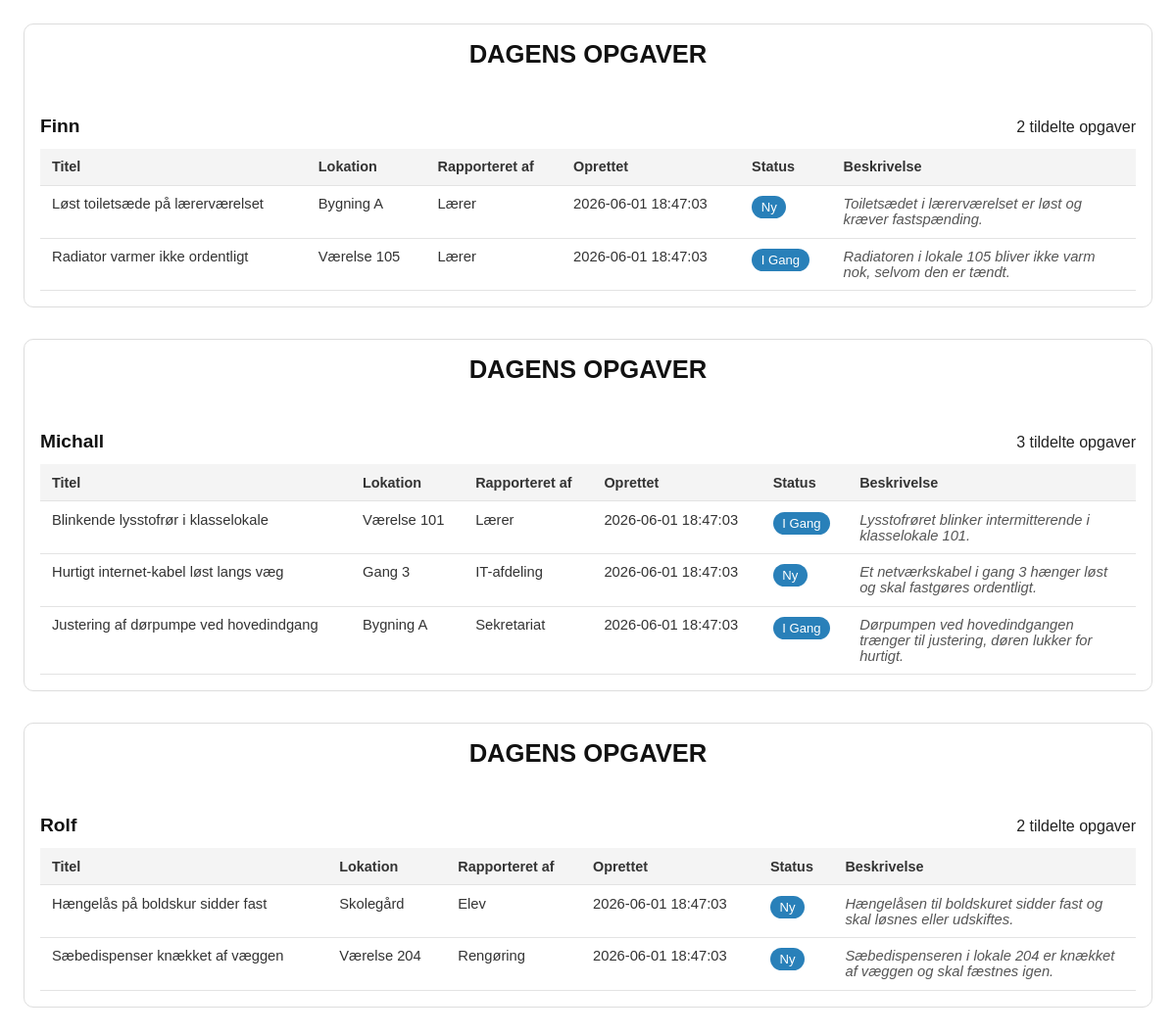
/admin/print_daily_tasks, run on an earlier commit of the app's database.
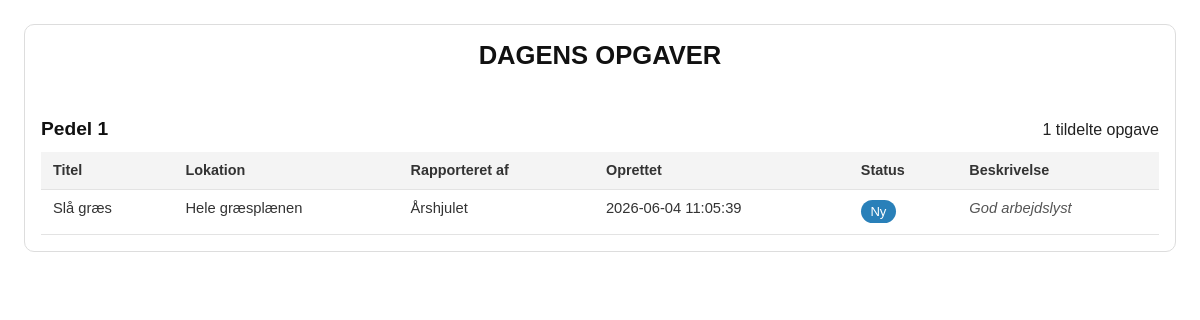
And on a later commit of the database.
### tables this page shows
CREATE TABLE janitors (
                id INTEGER PRIMARY KEY AUTOINCREMENT,
                name TEXT NOT NULL UNIQUE
            );

CREATE TABLE tasks (
                id INTEGER PRIMARY KEY AUTOINCREMENT,
                title TEXT NOT NULL,
                description TEXT,
                location TEXT,
                reporter_name TEXT,
                status TEXT DEFAULT 'Ny',
                assigned_janitor TEXT,
                created_at TIMESTAMP DEFAULT CURRENT_TIMESTAMP,
                completed_at TIMESTAMP,
                internal_notes TEXT
            );

### app.py (the view)
@app.route("/admin/print_daily_tasks")
def print_daily_tasks():
    with get_db() as conn:
        janitors = [row["name"] for row in conn.execute("SELECT name FROM janitors ORDER BY name ASC").fetchall()]
        rows = conn.execute(
            "SELECT * FROM tasks WHERE status != 'Færdig' AND assigned_janitor IS NOT NULL AND assigned_janitor != '' ORDER BY assigned_janitor ASC, created_at DESC"
        ).fetchall()
    grouped_tasks = {name: [] for name in janitors}
    for row in rows:
        janitor_name = row["assigned_janitor"]
        if janitor_name not in grouped_tasks:
            grouped_tasks[janitor_name] = []
        grouped_tasks[janitor_name].append(row)
    return render_template("print_daily.html", grouped_tasks=grouped_tasks, janitors=janitors)

### app.py (called while the page is built)
def get_db():
    conn = sqlite3.connect(DATABASE)
    conn.row_factory = sqlite3.Row
    return conn

### templates/print_daily.html (shortened to what this page needs)
<!DOCTYPE html>
<html lang="da">
<head>
</head>
<body>
    {% for janitor in janitors %}
        <div class="janitor-block janitor-section">
            <h1 style="text-align: center; text-transform: uppercase; margin-bottom: 1rem;">Dagens opgaver</h1>
            <div class="janitor-header">
                <h2>{{ janitor }}</h2>
                <span>{{ grouped_tasks[janitor]|length }} tildelte opgave{{ 'r' if grouped_tasks[janitor]|length != 1 else '' }}</span>
            </div>
            {% if grouped_tasks[janitor] %}
                <table class="task-list">
                    <thead>
                        <tr>
                            <th>Titel</th>
                            <th>Lokation</th>
                            <th>Rapporteret af</th>
                            <th>Oprettet</th>
                            <th>Status</th>
                            <th style="text-align: left;">Beskrivelse</th>
                        </tr>
                    </thead>
                    <tbody>
                        {% for task in grouped_tasks[janitor] %}
                            <tr>
                                <td>{{ task['title'] }}</td>
                                <td>{{ task['location'] or '—' }}</td>
                                <td>{{ task['reporter_name'] or 'Anonym' }}</td>
                                <td>{{ task['created_at'] or 'Ukjendt' }}</td>
                                <td><span class="status-pill">{{ task['status'] }}</span></td>
                                <td style="text-align: left; font-style: italic; color: #555; max-width: 250px; white-space: normal; overflow: hidden; text-overflow: ellipsis;">
                                    {{ task['description'] or '—' }}
                                </td>
                            </tr>
                        {% endfor %}
                    </tbody>
                </table>
            {% else %}
                <p class="no-tasks">Ingen tildelte opgaver i dag.</p>
            {% endif %}
        </div>
    {% endfor %}
</body>
</html>

### templates/print_daily.html (style rules this page uses)
body { font-family: sans-serif; color: #222; background: white; margin: 0; padding: 1.5rem; }
h1, h2, h3 { margin: 0; color: #111; }
h1 { font-size: 1.6rem; margin-bottom: 0.5rem; }
h2 { font-size: 1.2rem; margin-top: 2rem; margin-bottom: 0.5rem; }
.janitor-block { margin-bottom: 2rem; padding: 1rem; border: 1px solid #ddd; border-radius: 10px; page-break-inside: avoid; }
.janitor-section { page-break-after: always; break-after: page; }
.janitor-header { display: flex; justify-content: space-between; align-items: baseline; gap: 1rem; flex-wrap: wrap; margin-bottom: 0.75rem; }
.janitor-header h2 { margin-bottom: 0; }
.task-list { width: 100%; border-collapse: collapse; }
.task-list th, .task-list td { padding: 0.65rem 0.75rem; border-bottom: 1px solid #e3e3e3; font-size: 0.92rem; text-align: left; vertical-align: top; }
.task-list th { background: #f4f4f4; color: #333; font-weight: 700; font-size: 0.9rem; }
.task-list td { color: #333; }
.status-pill { display: inline-block; padding: 0.25rem 0.6rem; border-radius: 999px; font-size: 0.82rem; color: white; background: #2980b9; text-transform: capitalize; }

What changed in the data, as far as the page shows it:
removed janitors: name "Finn", grouped_tasks "2", name "r"
removed tasks: title "Løst toiletsæde på lærerværelset", location "Bygning A", reporter_name "Lærer", created_at "2026-06-01 18:47:03", status "Ny", description "Toiletsædet i lærerværelset er løst og kræver fastspænding.", shown under "Finn"
removed tasks: title "Radiator varmer ikke ordentligt", location "Værelse 105", reporter_name "Lærer", created_at "2026-06-01 18:47:03", status "I Gang", description "Radiatoren i lokale 105 bliver ikke varm nok, selvom den er tændt.", shown under "Finn"
removed janitors: name "Michall", grouped_tasks "3", name "r"
removed tasks: title "Blinkende lysstofrør i klasselokale", location "Værelse 101", reporter_name "Lærer", created_at "2026-06-01 18:47:03", status "I Gang", description "Lysstofrøret blinker intermitterende i klasselokale 101.", shown under "Michall"
removed tasks: title "Hurtigt internet-kabel løst langs væg", location "Gang 3", reporter_name "IT-afdeling", created_at "2026-06-01 18:47:03", status "Ny", description "Et netværkskabel i gang 3 hænger løst og skal fastgøres ordentligt.", shown under "Michall"
removed tasks: title "Justering af dørpumpe ved hovedindgang", location "Bygning A", reporter_name "Sekretariat", created_at "2026-06-01 18:47:03", status "I Gang", description "Dørpumpen ved hovedindgangen trænger til justering, døren lukker for hurtigt.", shown under "Michall"
removed janitors: name "Rolf", grouped_tasks "2", name "r"
removed tasks: title "Hængelås på boldskur sidder fast", location "Skolegård", reporter_name "Elev", created_at "2026-06-01 18:47:03", status "Ny", description "Hængelåsen til boldskuret sidder fast og skal løsnes eller udskiftes.", shown under "Rolf"
removed tasks: title "Sæbedispenser knækket af væggen", location "Værelse 204", reporter_name "Rengøring", created_at "2026-06-01 18:47:03", status "Ny", description "Sæbedispenseren i lokale 204 er knækket af væggen og skal fæstnes igen.", shown under "Rolf"
added janitors: name "Pedel 1", grouped_tasks "1"
added tasks: title "Slå græs", location "Hele græsplænen", reporter_name "Årshjulet", created_at "2026-06-04 11:05:39", status "Ny", description "God arbejdslyst", shown under "Pedel 1"
